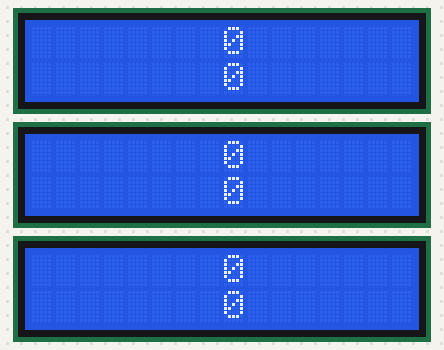
This sketch was run on a simulated ESP32. Parts: 3 × 16×2 character LCD. What the sketch prints to the serial monitor is not drawn.

Above: at 0.4 s.
At 4.4 s:
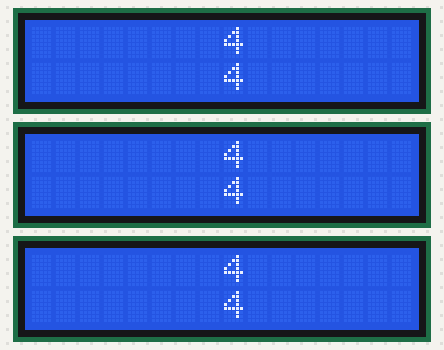
At 9.4 s:
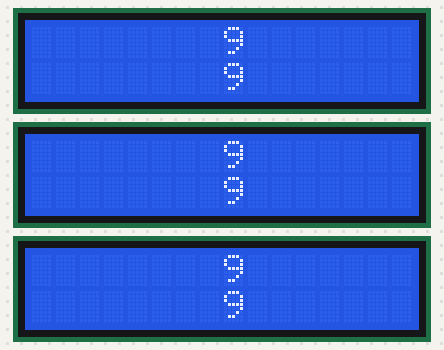
At 19.4 s:
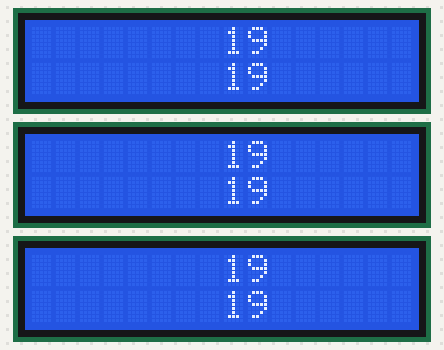
At 28.4 s:
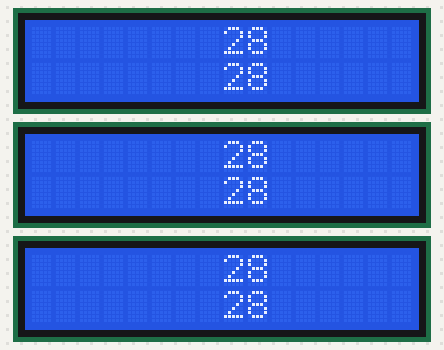
At 38.5 s:
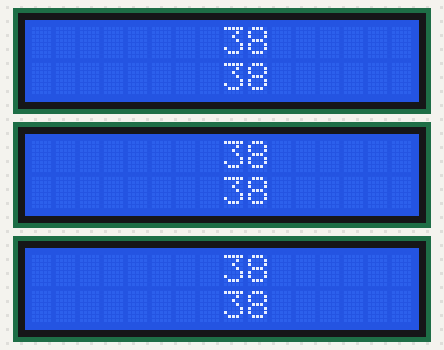

Measured:
- what the display in image 0 shows lasts 1.0 s, from 0.4 s to 1.4 s

The sketch:

lcd.ino
```cpp
#include <LiquidCrystal_I2C.h>

LiquidCrystal_I2C lcd(0x27,16,2);
LiquidCrystal_I2C lcd2(0x26,16,2);
LiquidCrystal_I2C lcd3(0x25,16,2);

unsigned long startTime = 0;        // millis counter
unsigned long displaychange = 0;
unsigned long bootsecs = 0;

int counter = 0;
int counter2 = 1;
int counter3 = 2;


void setup(){
  Serial.begin(9600);
  millis();
  Serial.println("boot");

  lcd.begin(16,2);
  lcd2.begin(16,2);
  lcd3.begin(16,2);

  lcd.init();
  lcd.backlight();

  lcd2.init();
  lcd2.backlight();

  lcd3.init();
  lcd3.backlight();


}
void loop(){


  startTime = millis();
  bootsecs = startTime / 1000;  // convert startTime to seconds


  if (startTime >= displaychange){
        displaychange = startTime + 1000;
    lcd.setCursor(8,0);
    lcd2.setCursor(8,0);
    lcd3.setCursor(8,0);
    lcd.print(bootsecs);
    lcd2.print(bootsecs);
    lcd3.print(bootsecs);

    lcd.setCursor(8,1);
    lcd2.setCursor(8,1);
    lcd3.setCursor(8,1);
    lcd.print(bootsecs);
    lcd2.print(bootsecs);
    lcd3.print(bootsecs);
  }


//  lcd.clear();
//  lcd.setCursor(0, 0);
//  lcd.print("Hello, World!");
//
//  lcd2.clear();
//  lcd2.setCursor(0, 0);
//  lcd2.print("Hello, World!");
//
//  lcd3.clear();
//  lcd3.setCursor(0, 0);
//  lcd3.print("Hello, World!");
//
//
//  lcd.clear();
//  lcd.setCursor(0,1);
//  lcd.print("Hello, World!");
//
//  lcd2.clear();
//  lcd2.setCursor(0,1);
//  lcd2.print("Hello, World!");
//
//  lcd3.clear();
//  lcd3.setCursor(0,1);
//  lcd3.print("Hello, World!");

}
```
